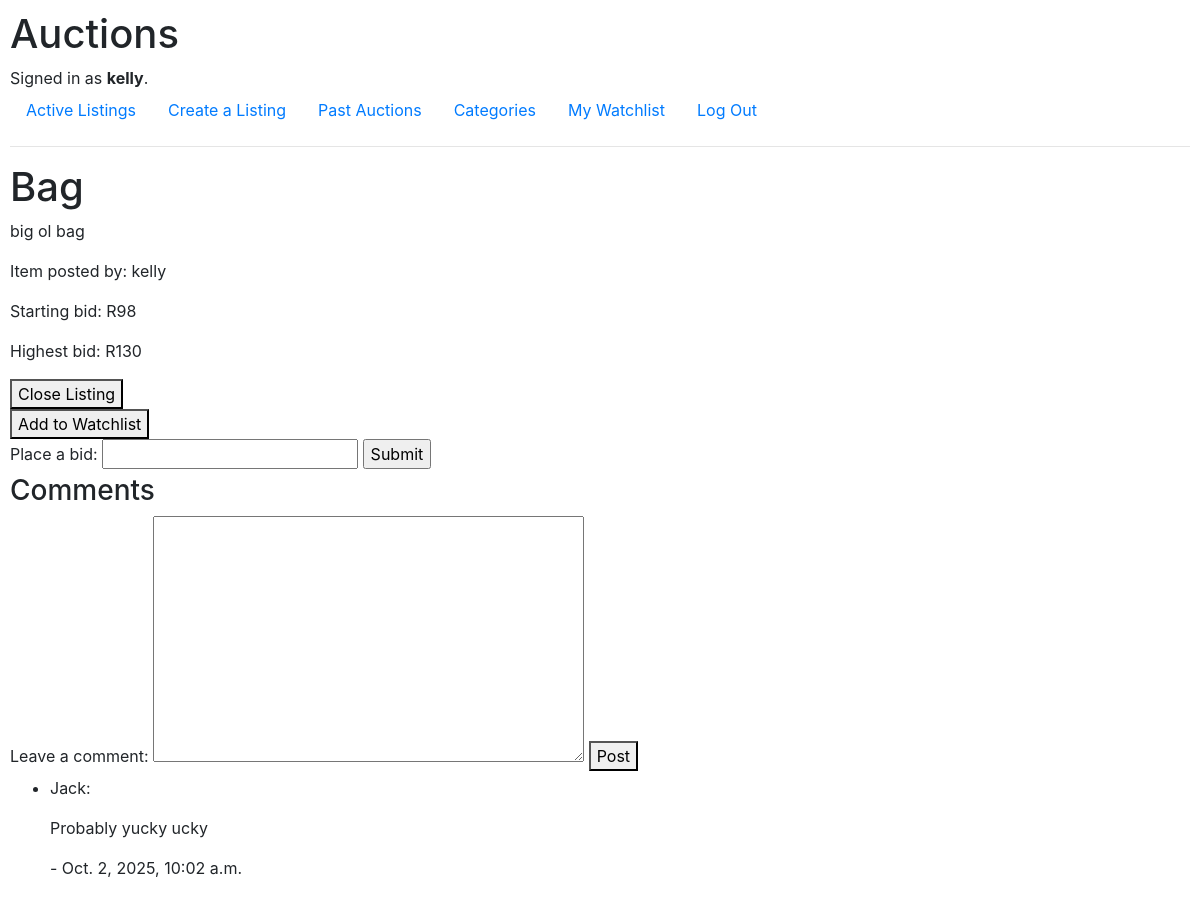
The app's page /listing/1 (signed in) with its own data.
### auctions/models.py (models this page shows, shortened)
class User(AbstractUser):
    pass

class Listing(models.Model):
    title = models.CharField(max_length=100)
    description = models.TextField()
    starting_bid = models.IntegerField()
    image_url = models.URLField(blank=True)
    category = models.CharField(max_length=100, blank=True)
    current_bid = models.IntegerField(default=0, null=True)
    user = models.ForeignKey(User, on_delete=models.CASCADE, related_name='listings')
    active = models.BooleanField(default=True)
    winner = models.ForeignKey(User, related_name='won_listing', blank=True, null=True, on_delete=models.SET_NULL)

class Bid(models.Model):
    bid_amount = models.IntegerField()
    user = models.ForeignKey(User, on_delete=models.CASCADE, related_name='bids')
    item = models.ForeignKey(Listing, on_delete=models.CASCADE, related_name='bids')

class Comment(models.Model):
    comment = models.TextField(null=True,blank=True)
    user = models.ForeignKey(User, on_delete=models.CASCADE, related_name='comments', null=True,blank=True)
    listing = models.ForeignKey(Listing, on_delete=models.CASCADE, related_name='comments', null=True, blank=True)
    created_at = models.DateTimeField(auto_now_add=True, blank=True,null=True)

### auctions/views.py (the view)
# urls.py: path("listing/<int:item_id>", views.listing, name="listing"),
def listing(request, item_id):
    item = Listing.objects.get(pk=item_id)
    in_watchlist = Watchlist.objects.filter(user=request.user, listing=item).exists()
    comment_list = item.comments.all()
    return render(request, "auctions/listing.html", {
        "item": item,
        "highest_bid": item.bids.order_by("-bid_amount").first(),
        "in_watchlist": in_watchlist,
        "comment_form": NewCommentForm(),
        "comment_list": comment_list
    })

### auctions/views.py
class NewCommentForm(forms.ModelForm):
    class Meta:
        model = Comment
        fields = ["comment"]
        labels = {
            "comment": "Leave a comment",
        }

### auctions/templates/auctions/listing.html (shortened to what this page needs)
{% extends "auctions/layout.html" %}
{% block body %}
    <h1>{{ item.title.capitalize }}</h1>
    <p>{{ item.description }}</p>
    <p>Item posted by: {{ item.user.username }}</p>
    <p>Starting bid: R{{ item.starting_bid }}</p>
    {% if item.active %}
         {% if item.bids.all %}
             <p>Highest bid: R{{ highest_bid.bid_amount }}</p>
         {% else %}
            <p>No bids yet. Be the first to bid!</p>
         {% endif %}
        {% if request.user == item.user and item.active %}
            <form action="{% url 'close_listing' item_id=item.id %}" method="post">
                <button type="submit">Close Listing</button>
            </form>
        {% endif %}
        {% if user.is_authenticated  %}
            {% if in_watchlist  %}
                <form action="{% url 'remove_watchlist' item_id=item.id %}" method="post">
                    {% csrf_token %}
                    <button type="submit">Remove from Watchlist</button>
                </form>
            {% else %}
                <form action="{% url 'add_watchlist' item_id=item.id %}" method="post">
                    <button type="submit">Add to Watchlist</button>
                </form>
            {% endif %}
            <form action="{% url 'new_bid' item_id=item.id %}" method="POST">
            <label for="new_bid_input">Place a bid:</label>
                {% if highest_bid %}
                    <input id="new_bid_input" type="number" name="new_bid" min={{ highest_bid.bid_amount }} step="0.01">
                {% else %}
                    <input id="new_bid_input" type="number" name="new_bid" min={{ item.starting_bid }} step="0.01">
                {% endif %}
            <input type="submit">
            </form>
        {% elif not user.is_authenticated %}
            <p>You must <a href="{% url 'login' %}">Log in</a> to place a bid.</p>
        {% endif %}
    {% endif %}
    <h3>Comments</h3>
    <form action="{% url 'make_comment' item_id=item.id %}" method="post">
        {{ comment_form }}
    <button type="submit">Post</button>
    </form>
    {% if comment_list %}
    <ul>
        {% for thought in comment_list %}
            <li>
            <div id="comment_box">
                <p>{{ thought.user }}:</p>
                <p>{{ thought.comment }}</p>
                <p>- {{ thought.created_at }}</p>
            </div>
            </li>
        {% endfor %}
    </ul>
    {% endif %}
{% endblock %}

### auctions/templates/auctions/layout.html (shortened to what this page needs)
{% load static %}
<!DOCTYPE html>
<html lang="en">
    <head>
        <link rel="stylesheet" href="https://stackpath.bootstrapcdn.com/bootstrap/4.4.1/css/bootstrap.min.css">
        <link href="{% static 'auctions/styles.css' %}" rel="stylesheet">
    </head>
    <body>
        <h1>Auctions</h1>
        <div>
            {% if user.is_authenticated %}
                Signed in as <strong>{{ user.username }}</strong>.
            {% else %}
                Not signed in.
            {% endif %}
        </div>
        <ul class="nav">
            <li class="nav-item">
                <a class="nav-link" href="{% url 'index' %}">Active Listings</a>
            </li>
            {% if user.is_authenticated %}
                <li class="nav-item">
                    <a class="nav-link" href="{% url 'create_listing' %}">Create a Listing</a>
                </li>
                 <li class="nav-item">
                    <a class="nav-link" href="{% url 'past_auctions' %}">Past Auctions</a>
                </li>
                <li class="nav-item">
                    <a class="nav-link" href="{% url 'categories' %}">Categories</a>
                </li>
                <li class="nav-item">
                    <a class="nav-link" href="{% url 'watchlist' %}">My Watchlist</a>
                </li>
                <li class="nav-item">
                    <a class="nav-link" href="{% url 'logout' %}">Log Out</a>
                </li>
            {% endif %}
        </ul>
        <hr>
        {% block body %}
        {% endblock %}
    </body>
</html>

### auctions/static/auctions/styles.css (style rules this page uses)
body { padding: 10px; }

### records on screen
User: username "kelly"
Listing: title "Bag", description "big ol bag", user.username "kelly", starting_bid "98"
Bid: bid_amount "130"
Comment: user "Jack", comment "Probably yucky ucky", created_at "Oct. 2, 2025, 10:02 a.m."
